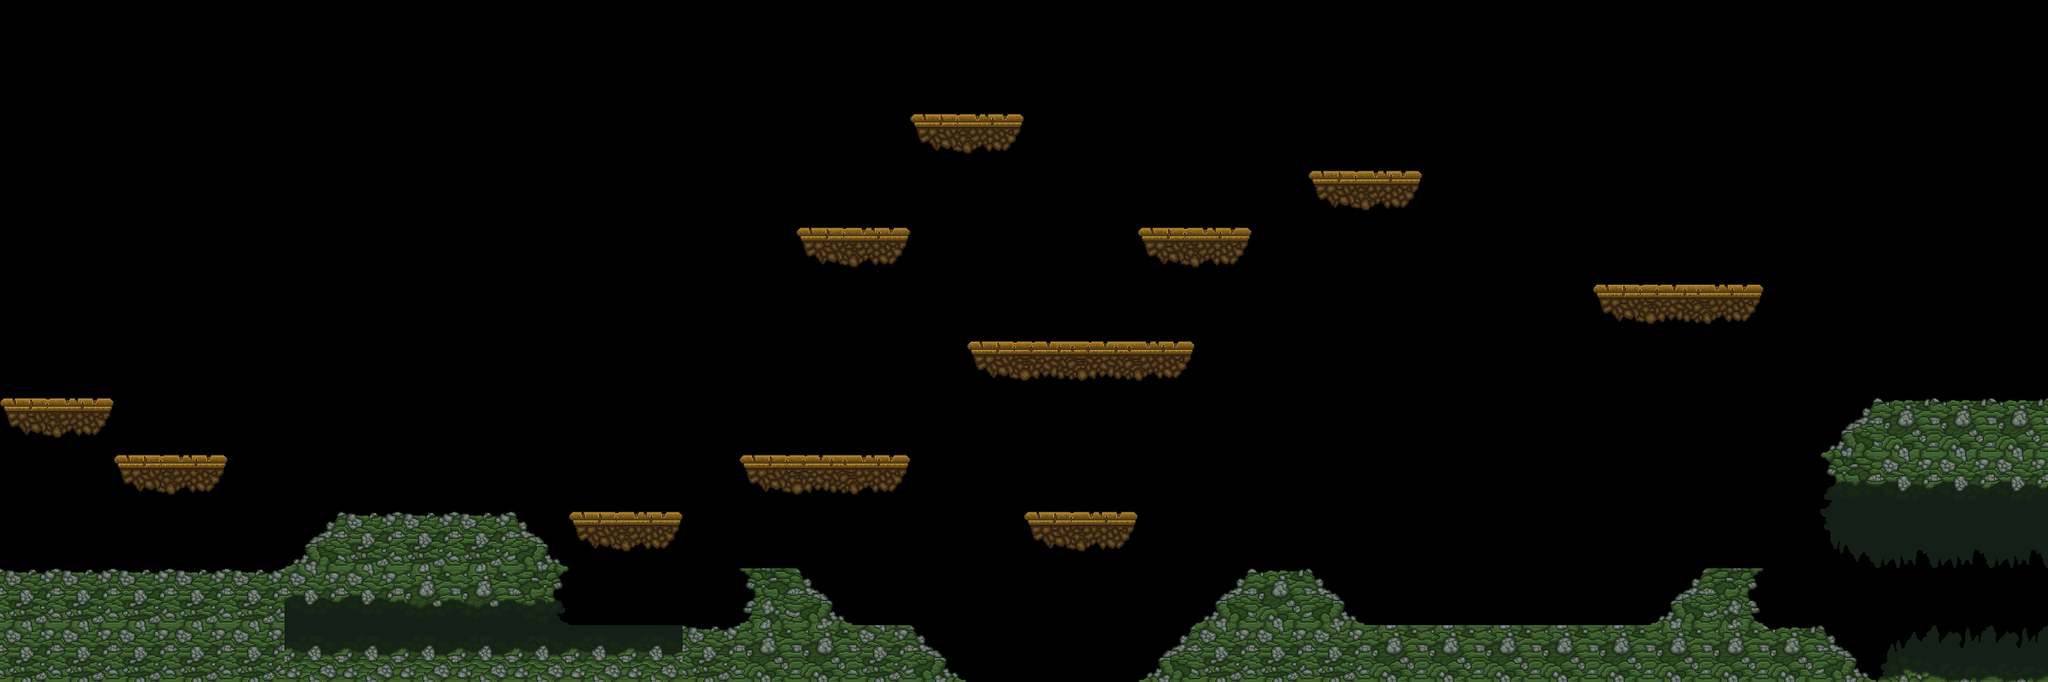

Tiled map render using the project's own tile images. Description and the whole map definition, tile-layer contents included, below:
An orthogonal 36x12 tile map with 128x128 px tiles, 1 tile layer (ground) and 15 objects (3x energy, 3x helecho, 2x heart, 2x spikes, llave, ...).

<map version="1.8" tiledversion="1.8.2" orientation="orthogonal" renderorder="right-down" width="36" height="12" tilewidth="128" tileheight="128" infinite="0" nextlayerid="4" nextobjectid="33">
 <editorsettings>
  <export target="mapa.json" format="json" />
 </editorsettings>
 <tileset firstgid="1" name="texture" tilewidth="128" tileheight="128" tilecount="64" columns="8">
  <image source="texture.png" width="1024" height="1024" />
  <tile id="0">
   <properties>
    <property name="collides" type="bool" value="true" />
   </properties>
  </tile>
  <tile id="1">
   <properties>
    <property name="collides" type="bool" value="true" />
   </properties>
  </tile>
  <tile id="2">
   <properties>
    <property name="collides" type="bool" value="true" />
   </properties>
  </tile>
  <tile id="3">
   <properties>
    <property name="collides" type="bool" value="true" />
   </properties>
  </tile>
  <tile id="4">
   <properties>
    <property name="collides" type="bool" value="true" />
   </properties>
  </tile>
  <tile id="5">
   <properties>
    <property name="collides" type="bool" value="true" />
   </properties>
  </tile>
  <tile id="6">
   <properties>
    <property name="collides" type="bool" value="false" />
   </properties>
  </tile>
  <tile id="7">
   <properties>
    <property name="collides" type="bool" value="false" />
   </properties>
  </tile>
  <tile id="8">
   <properties>
    <property name="collides" type="bool" value="true" />
   </properties>
  </tile>
  <tile id="9">
   <properties>
    <property name="collides" type="bool" value="false" />
   </properties>
  </tile>
  <tile id="10">
   <properties>
    <property name="collides" type="bool" value="true" />
   </properties>
  </tile>
  <tile id="11">
   <properties>
    <property name="collides" type="bool" value="true" />
   </properties>
  </tile>
  <tile id="12">
   <properties>
    <property name="collides" type="bool" value="true" />
   </properties>
  </tile>
  <tile id="13">
   <properties>
    <property name="collides" type="bool" value="true" />
   </properties>
  </tile>
  <tile id="14">
   <properties>
    <property name="collides" type="bool" value="true" />
   </properties>
  </tile>
  <tile id="15">
   <properties>
    <property name="collides" type="bool" value="true" />
   </properties>
  </tile>
  <tile id="16">
   <properties>
    <property name="collides" type="bool" value="true" />
   </properties>
  </tile>
  <tile id="17">
   <properties>
    <property name="collides" type="bool" value="false" />
   </properties>
  </tile>
  <tile id="18">
   <properties>
    <property name="collides" type="bool" value="true" />
   </properties>
  </tile>
  <tile id="19">
   <properties>
    <property name="collides" type="bool" value="true" />
   </properties>
  </tile>
  <tile id="24">
   <properties>
    <property name="collides" type="bool" value="true" />
   </properties>
  </tile>
  <tile id="25">
   <properties>
    <property name="collides" type="bool" value="false" />
   </properties>
  </tile>
  <tile id="26">
   <properties>
    <property name="collides" type="bool" value="true" />
   </properties>
  </tile>
  <tile id="32">
   <properties>
    <property name="collides" type="bool" value="true" />
   </properties>
  </tile>
  <tile id="33">
   <properties>
    <property name="collides" type="bool" value="false" />
   </properties>
  </tile>
  <tile id="34">
   <properties>
    <property name="collides" type="bool" value="true" />
   </properties>
  </tile>
  <tile id="40">
   <properties>
    <property name="collides" type="bool" value="true" />
   </properties>
  </tile>
  <tile id="41">
   <properties>
    <property name="collides" type="bool" value="false" />
   </properties>
  </tile>
  <tile id="42">
   <properties>
    <property name="collides" type="bool" value="false" />
   </properties>
  </tile>
  <tile id="48">
   <properties>
    <property name="collides" type="bool" value="true" />
   </properties>
  </tile>
  <tile id="49">
   <properties>
    <property name="collides" type="bool" value="true" />
   </properties>
  </tile>
  <tile id="50">
   <properties>
    <property name="collides" type="bool" value="true" />
   </properties>
  </tile>
  <tile id="56">
   <properties>
    <property name="collides" type="bool" value="true" />
   </properties>
  </tile>
  <tile id="57">
   <properties>
    <property name="collides" type="bool" value="true" />
   </properties>
  </tile>
  <tile id="58">
   <properties>
    <property name="collides" type="bool" value="true" />
   </properties>
  </tile>
 </tileset>
 <imagelayer id="2" name="background" repeatx="1">
  <image source="background_level_0.jpg" width="2048" height="1536" />
 </imagelayer>
 <layer id="1" name="ground" width="36" height="12">
  <data encoding="csv">
0,0,0,0,0,0,0,0,0,0,0,0,0,0,0,0,0,0,0,0,0,0,0,0,0,0,0,0,0,0,0,0,0,0,0,0,
0,0,0,0,0,0,0,0,0,0,0,0,0,0,0,0,0,0,0,0,0,0,0,0,0,0,0,0,0,0,0,0,0,0,0,0,
0,0,0,0,0,0,0,0,0,0,0,0,0,0,0,0,51,20,0,0,0,0,0,0,0,0,0,0,0,0,0,0,0,0,0,0,
0,0,0,0,0,0,0,0,0,0,0,0,0,0,0,0,0,0,0,0,0,0,0,51,20,0,0,0,0,0,0,0,0,0,0,0,
0,0,0,0,0,0,0,0,0,0,0,0,0,0,51,20,0,0,0,0,51,20,0,0,0,0,0,0,0,0,0,0,0,0,0,0,
0,0,0,0,0,0,0,0,0,0,0,0,0,0,0,0,0,0,0,0,0,0,0,0,0,0,0,0,51,59,20,0,0,0,0,0,
0,0,0,0,0,0,0,0,0,0,0,0,0,0,0,0,0,51,59,59,20,0,0,0,0,0,0,0,0,0,0,0,0,0,0,0,
51,20,0,0,0,0,0,0,0,0,0,0,0,0,0,0,0,0,0,0,0,0,0,0,0,0,0,0,0,0,0,0,1,14,14,14,
0,0,51,20,0,0,0,0,0,0,0,0,0,51,59,20,0,0,0,0,0,0,0,0,0,0,0,0,0,0,0,0,18,26,26,26,
0,0,0,0,0,1,12,12,12,15,51,20,0,0,0,0,0,0,51,20,0,0,0,0,0,0,0,0,0,0,0,0,50,58,58,58,
33,33,33,33,33,26,26,34,34,42,0,0,0,16,15,0,0,0,0,0,0,1,14,15,0,0,0,0,0,1,35,0,0,0,0,0,
19,19,19,19,19,3221225498,3221225498,3221225498,3221225498,3221225498,3221225498,3221225498,12,3,3,2,15,0,0,0,1,2,2,2,3,3,3,3,3,3,3,14,15,3221225482,3221225480,3221225480
</data>
 </layer>
 <objectgroup id="3" name="objects">
  <object id="1" name="llave" x="640" y="1356" width="130" height="108" />
  <object id="3" name="door" x="4345.45" y="630.303" width="260.606" height="269.697" />
  <object id="6" name="energy" x="4412.12" y="1390.91" width="133.333" height="93.9394" />
  <object id="7" name="heart" x="3427.27" y="342.424" width="130.303" height="121.212" />
  <object id="9" name="energy" x="2112.12" y="153.03" width="133.333" height="93.9394" />
  <object id="10" name="heart" x="2807.7" y="1150.18" width="130.303" height="121.212" />
  <object id="12" name="energy" type="energy" x="114.667" y="857.03" width="73.333" height="93.9394" />
  <object id="13" name="spikes" x="2188" y="1440" width="372" height="96" />
  <object id="20" name="spikes" x="1886" y="1312" width="152" height="96" />
  <object id="21" name="enemy" x="3333.33" y="1251.52" width="127.273" height="151.515" />
  <object id="23" name="helecho" x="50" y="1252" width="184" height="42" />
  <object id="26" name="helecho" x="929.333" y="1117.67" width="184" height="42" />
  <object id="28" name="helecho" x="1400" y="1429" width="136" height="42" />
  <object id="29" name="cueva" x="648" y="1476" width="888" height="64" />
  <object id="32" name="hero" x="321.667" y="879" width="136" height="144" />
 </objectgroup>
</map>
